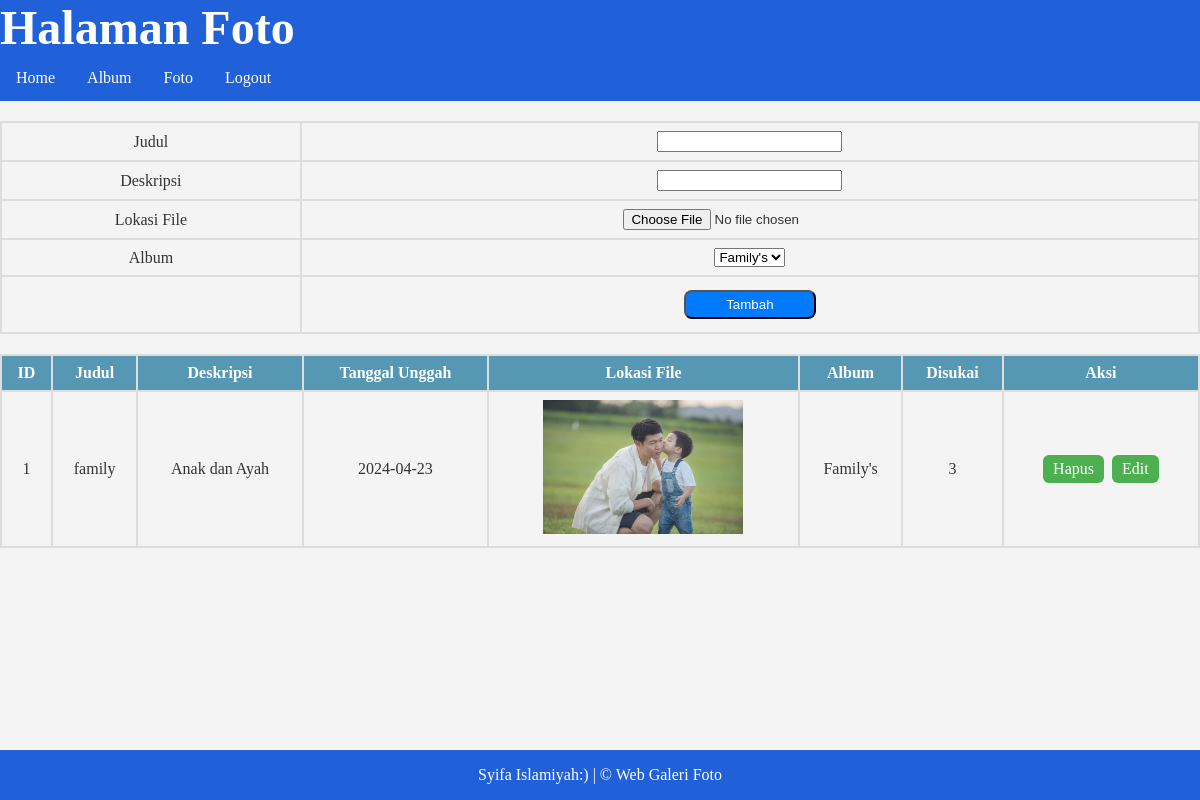
The app's page /foto.php (signed in) with its own data.
### tables this page shows
CREATE TABLE `foto` (
  `fotoid` int(11) NOT NULL,
  `judulfoto` varchar(255) NOT NULL,
  `deskripsifoto` text NOT NULL,
  `tanggalunggah` date NOT NULL,
  `lokasifile` varchar(255) NOT NULL,
  `albumid` int(11) NOT NULL,
  `userid` int(11) NOT NULL
);

CREATE TABLE `album` (
  `albumid` int(11) NOT NULL,
  `namaalbum` varchar(255) NOT NULL,
  `deskripsi` text NOT NULL,
  `tanggaldibuat` date NOT NULL,
  `userid` int(11) NOT NULL
);

### foto.php (the view, shortened to what this page needs)
<!DOCTYPE html>
<html lang="en">
<head>
</head>
<body>
    <h1>Halaman Foto</h1>
    <ul>
        <li><a href="index.php">Home</a></li>
        <li><a href="album.php">Album</a></li>
        <li><a href="foto.php">Foto</a></li>
        <li><a href="logout.php">Logout</a></li>
    </ul>
    <form action="tambah_foto.php" method="post" enctype="multipart/form-data">
        <table>
            <tr>
                <td>Judul</td>
                <td><input type="text" name="judulfoto"></td>
            </tr>
            <tr>
                <td>Deskripsi</td>
                <td><input type="text" name="deskripsifoto"></td>
            </tr>
            <tr>
                <td>Lokasi File</td>
                <td><input type="file" name="lokasifile"></td>
            </tr>
            <tr>
                <td>Album</td>
                <td>
                    <select name="albumid">
                    <?php
                        include "koneksi.php";
                        $userid=$_SESSION['userid'];
                        $sql=mysqli_query($conn,"select * from album where userid='$userid'");
                        while($data=mysqli_fetch_array($sql)){
                    ?>
                            <option value="<?=$data['albumid']?>"><?=$data['namaalbum']?></option>
                    <?php
                        }
                    ?>
                    </select>
                </td>
            </tr>
            <tr>
                <td></td>
                <td><input type="submit" value="Tambah"></td>
            </tr>
        </table>
    </form>
    <table border="1" cellpadding=5 cellspacing=0>
        <tr>
            <th>ID</th>
            <th>Judul</th>
            <th>Deskripsi</th>
            <th>Tanggal Unggah</th>
            <th>Lokasi File</th>
            <th>Album</th>
            <th>Disukai</th>
            <th>Aksi</th>
        </tr>
        <?php
            include "koneksi.php";
            $userid=$_SESSION['userid'];
            $sql=mysqli_query($conn,"select * from foto,album where foto.userid='$userid' and foto.albumid=album.albumid");
            while($data=mysqli_fetch_array($sql)){
        ?>
                <tr>
                    <td><?=$data['fotoid']?></td>
                    <td><?=$data['judulfoto']?></td>
                    <td><?=$data['deskripsifoto']?></td>
                    <td><?=$data['tanggalunggah']?></td>
                    <td>
                        <img src="gambar/<?=$data['lokasifile']?>" width="200px">
                    </td>
                    <td><?=$data['namaalbum']?></td>
                    <td>
                        <?php
                            $fotoid=$data['fotoid'];
                            $sql2=mysqli_query($conn,"select * from likefoto where fotoid='$fotoid'");
                            echo mysqli_num_rows($sql2);
                        ?>
                    </td>
                    <td>
                        <a href="hapus_foto.php?fotoid=<?=$data['fotoid']?>">Hapus</a>
                        <a href="edit_foto.php?fotoid=<?=$data['fotoid']?>">Edit</a>
                    </td>
                </tr>
        <?php
            }
        ?>
    </table>
    <div class="footer">
  <p>Syifa Islamiyah:) | &copy; Web Galeri Foto</p>
</div>
</body>
</html>

### foto.php (style rules this page uses)
body { font-family: "Lucida Console"; margin: 0; padding: 0; background-color: #f4f4f4; color: #333; }
h1 { display: block; font: 3em Times; font-weight: bold; margin: 0; padding: 0; color: white; background-color: #2061da }
ul { list-style-type: none; margin: 0; padding: 0; overflow: hidden; background-color: #2061da }
li { float: left; }
li a { display: block; color: white; text-align: center; padding: 14px 16px; text-decoration: none; }
table { width: 100%; border-collapse: collapse; margin-top: 20px; }
th, td { border: 2px solid #ddd; padding: 8px; text-align: center; }
th { background-color: #5697b4; color: white; }
img { max-width: 100%; height: auto; }
td a { text-decoration: none; padding: 5px 10px; margin: 2px; display: inline-block; background-color: #4CAF50; color: white; border-radius: 6px; }
input[type="submit"] { width: 15%; padding: 5px; margin: 5px 0; box-sizing: border-box; border-radius: 8px }
input[type="submit"] { background-color: #007BFF; color: #fff; cursor: pointer; }
.footer { position: fixed; left: 0; bottom: 0; width: 100%; background-color: #2061da; color: white; text-align: center; }

### records on screen
foto: fotoid "1", judulfoto "family", deskripsifoto "Anak dan Ayah", tanggalunggah "2024-04-23", lokasifile (picture), albumid.namaalbum "Family's", mysqli_num_rows($sql2) "3"

### other values on screen
form field albumid "Family's"
